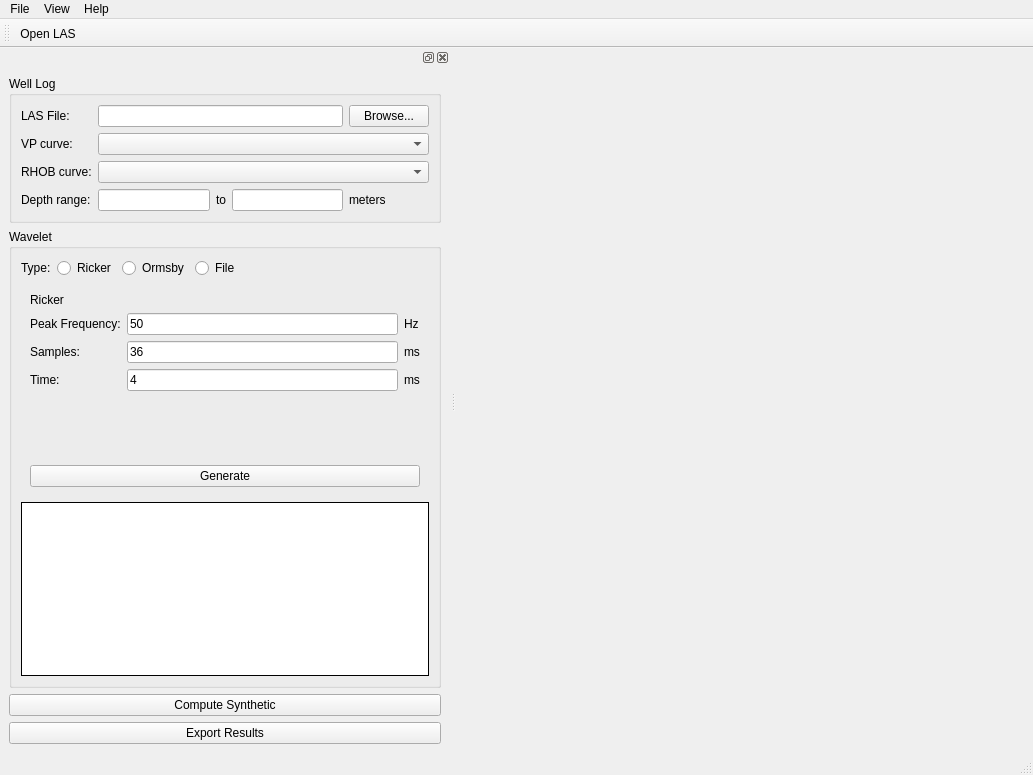
<?xml version="1.0" encoding="UTF-8"?>
<ui version="4.0">
 <class>MainWindow</class>
 <widget class="QMainWindow" name="MainWindow">
  <property name="geometry">
   <rect>
    <x>0</x>
    <y>0</y>
    <width>1033</width>
    <height>775</height>
   </rect>
  </property>
  <property name="windowTitle">
   <string>MainWindow</string>
  </property>
  <property name="windowIcon">
   <iconset resource="../resources/main.qrc">
    <normaloff>:/icons/icons/logo.png</normaloff>:/icons/icons/logo.png</iconset>
  </property>
  <widget class="QWidget" name="centralwidget">
   <layout class="QGridLayout" name="gridLayout_4">
    <item row="0" column="0">
     <layout class="QGridLayout" name="gridLayout_3">
      <item row="0" column="0">
       <widget class="QWidget" name="mwDisplayWidget" native="true"/>
      </item>
     </layout>
    </item>
   </layout>
  </widget>
  <widget class="QMenuBar" name="menubar">
   <property name="geometry">
    <rect>
     <x>0</x>
     <y>0</y>
     <width>1033</width>
     <height>21</height>
    </rect>
   </property>
   <widget class="QMenu" name="menuFile">
    <property name="title">
     <string>File</string>
    </property>
    <widget class="QMenu" name="menuExport_Figure">
     <property name="title">
      <string>Export Figure...</string>
     </property>
     <addaction name="actionPNG"/>
     <addaction name="actionPDF"/>
    </widget>
    <widget class="QMenu" name="menuExport_Synthetic">
     <property name="title">
      <string>Export Synthetic...</string>
     </property>
     <addaction name="actionCSV"/>
    </widget>
    <addaction name="actionOpen_LAS"/>
    <addaction name="actionOpen_Wavelet"/>
    <addaction name="actionRecent_Files"/>
    <addaction name="separator"/>
    <addaction name="menuExport_Synthetic"/>
    <addaction name="menuExport_Figure"/>
    <addaction name="separator"/>
    <addaction name="actionExit"/>
   </widget>
   <widget class="QMenu" name="menuView">
    <property name="title">
     <string>View</string>
    </property>
    <addaction name="actionShow_Hide_Controls_Panel"/>
   </widget>
   <widget class="QMenu" name="menuHelp">
    <property name="title">
     <string>Help</string>
    </property>
    <addaction name="actionAbout_Synth"/>
   </widget>
   <addaction name="menuFile"/>
   <addaction name="menuView"/>
   <addaction name="menuHelp"/>
  </widget>
  <widget class="QStatusBar" name="statusbar"/>
  <widget class="QDockWidget" name="dockWidget">
   <property name="minimumSize">
    <size>
     <width>428</width>
     <height>495</height>
    </size>
   </property>
   <property name="maximumSize">
    <size>
     <width>450</width>
     <height>524287</height>
    </size>
   </property>
   <attribute name="dockWidgetArea">
    <number>1</number>
   </attribute>
   <widget class="QWidget" name="dockWidgetContents">
    <layout class="QGridLayout" name="gridLayout_2">
     <item row="0" column="0">
      <layout class="QGridLayout" name="gridLayout">
       <item row="0" column="0">
        <widget class="QGroupBox" name="groupBox">
         <property name="title">
          <string>Well Log</string>
         </property>
         <layout class="QGridLayout" name="gridLayout_6">
          <item row="0" column="0">
           <layout class="QGridLayout" name="gridLayout_5">
            <item row="3" column="3">
             <widget class="QLineEdit" name="mwDepthBottomInput"/>
            </item>
            <item row="3" column="2">
             <widget class="QLabel" name="label_5">
              <property name="text">
               <string>to</string>
              </property>
             </widget>
            </item>
            <item row="3" column="0">
             <widget class="QLabel" name="label_4">
              <property name="text">
               <string>Depth range:</string>
              </property>
             </widget>
            </item>
            <item row="3" column="1">
             <widget class="QLineEdit" name="mwDepthTopInput"/>
            </item>
            <item row="1" column="0">
             <widget class="QLabel" name="label_2">
              <property name="text">
               <string>VP curve:</string>
              </property>
             </widget>
            </item>
            <item row="2" column="0">
             <widget class="QLabel" name="label_3">
              <property name="text">
               <string>RHOB curve:</string>
              </property>
             </widget>
            </item>
            <item row="0" column="0">
             <widget class="QLabel" name="label">
              <property name="text">
               <string>LAS File:</string>
              </property>
             </widget>
            </item>
            <item row="3" column="4">
             <widget class="QLabel" name="label_6">
              <property name="text">
               <string>meters</string>
              </property>
             </widget>
            </item>
            <item row="2" column="1" colspan="4">
             <widget class="QComboBox" name="mwRhobCurveCombobox"/>
            </item>
            <item row="1" column="1" colspan="4">
             <widget class="QComboBox" name="mwVpCurveCombobox"/>
            </item>
            <item row="0" column="4">
             <widget class="QPushButton" name="mwBrowseButton">
              <property name="text">
               <string>Browse...</string>
              </property>
             </widget>
            </item>
            <item row="0" column="1" colspan="3">
             <widget class="QLineEdit" name="mwLasFileInput"/>
            </item>
           </layout>
          </item>
         </layout>
        </widget>
       </item>
       <item row="1" column="0">
        <widget class="QGroupBox" name="groupBox_2">
         <property name="title">
          <string>Wavelet</string>
         </property>
         <layout class="QGridLayout" name="gridLayout_8">
          <item row="0" column="0">
           <layout class="QGridLayout" name="gridLayout_7">
            <item row="1" column="0">
             <widget class="QStackedWidget" name="mwWaveletTypeStackedWidget">
              <property name="sizePolicy">
               <sizepolicy hsizetype="Preferred" vsizetype="Expanding">
                <horstretch>0</horstretch>
                <verstretch>0</verstretch>
               </sizepolicy>
              </property>
              <property name="currentIndex">
               <number>0</number>
              </property>
              <widget class="QWidget" name="page">
               <layout class="QGridLayout" name="gridLayout_11">
                <item row="0" column="0">
                 <layout class="QGridLayout" name="gridLayout_10">
                  <item row="4" column="0" colspan="3">
                   <spacer name="verticalSpacer">
                    <property name="orientation">
                     <enum>Qt::Vertical</enum>
                    </property>
                    <property name="sizeHint" stdset="0">
                     <size>
                      <width>20</width>
                      <height>40</height>
                     </size>
                    </property>
                   </spacer>
                  </item>
                  <item row="1" column="0">
                   <widget class="QLabel" name="label_9">
                    <property name="text">
                     <string>Peak Frequency:</string>
                    </property>
                   </widget>
                  </item>
                  <item row="0" column="0" colspan="3">
                   <widget class="QLabel" name="label_7">
                    <property name="sizePolicy">
                     <sizepolicy hsizetype="Preferred" vsizetype="Fixed">
                      <horstretch>0</horstretch>
                      <verstretch>0</verstretch>
                     </sizepolicy>
                    </property>
                    <property name="text">
                     <string>Ricker</string>
                    </property>
                   </widget>
                  </item>
                  <item row="1" column="1">
                   <widget class="QLineEdit" name="mwRickerPeakFreqInput">
                    <property name="text">
                     <string>50</string>
                    </property>
                   </widget>
                  </item>
                  <item row="3" column="1">
                   <widget class="QLineEdit" name="mwRickerTimeInput">
                    <property name="text">
                     <string>4</string>
                    </property>
                   </widget>
                  </item>
                  <item row="2" column="0">
                   <widget class="QLabel" name="label_10">
                    <property name="text">
                     <string>Samples:</string>
                    </property>
                   </widget>
                  </item>
                  <item row="3" column="0">
                   <widget class="QLabel" name="label_11">
                    <property name="text">
                     <string>Time:</string>
                    </property>
                   </widget>
                  </item>
                  <item row="2" column="2">
                   <widget class="QLabel" name="label_13">
                    <property name="text">
                     <string>ms</string>
                    </property>
                   </widget>
                  </item>
                  <item row="3" column="2">
                   <widget class="QLabel" name="label_12">
                    <property name="text">
                     <string>ms</string>
                    </property>
                   </widget>
                  </item>
                  <item row="2" column="1">
                   <widget class="QLineEdit" name="mwRickerSamplesInput">
                    <property name="text">
                     <string>36</string>
                    </property>
                   </widget>
                  </item>
                  <item row="1" column="2">
                   <widget class="QLabel" name="label_14">
                    <property name="text">
                     <string>Hz</string>
                    </property>
                   </widget>
                  </item>
                  <item row="5" column="0" colspan="3">
                   <widget class="QPushButton" name="mwRickerGenerateButton">
                    <property name="text">
                     <string>Generate</string>
                    </property>
                   </widget>
                  </item>
                 </layout>
                </item>
               </layout>
              </widget>
              <widget class="QWidget" name="page_2">
               <layout class="QGridLayout" name="gridLayout_13">
                <item row="0" column="0">
                 <layout class="QGridLayout" name="gridLayout_12">
                  <item row="2" column="5">
                   <widget class="QLineEdit" name="mwOrmsbyLowCutoffFreqInput">
                    <property name="text">
                     <string>5</string>
                    </property>
                   </widget>
                  </item>
                  <item row="2" column="4">
                   <widget class="QLabel" name="label_18">
                    <property name="text">
                     <string>Low Cutoff Freq.</string>
                    </property>
                   </widget>
                  </item>
                  <item row="1" column="0">
                   <widget class="QLabel" name="label_15">
                    <property name="text">
                     <string>High Freq.</string>
                    </property>
                   </widget>
                  </item>
                  <item row="1" column="5">
                   <widget class="QLineEdit" name="mwOrmsbyHighCutoffFreqInput">
                    <property name="text">
                     <string>45</string>
                    </property>
                   </widget>
                  </item>
                  <item row="1" column="4">
                   <widget class="QLabel" name="label_16">
                    <property name="text">
                     <string>High Cutoff Freq.</string>
                    </property>
                   </widget>
                  </item>
                  <item row="1" column="1">
                   <widget class="QLineEdit" name="mwOrmsbyHighFreqInput">
                    <property name="text">
                     <string>40</string>
                    </property>
                   </widget>
                  </item>
                  <item row="2" column="0">
                   <widget class="QLabel" name="label_17">
                    <property name="text">
                     <string>Low Freq.</string>
                    </property>
                   </widget>
                  </item>
                  <item row="2" column="1">
                   <widget class="QLineEdit" name="mwOrmsbyLowFreqInput">
                    <property name="text">
                     <string>10</string>
                    </property>
                   </widget>
                  </item>
                  <item row="2" column="2">
                   <widget class="QLabel" name="label_22">
                    <property name="text">
                     <string>Hz</string>
                    </property>
                   </widget>
                  </item>
                  <item row="2" column="6">
                   <widget class="QLabel" name="label_24">
                    <property name="text">
                     <string>Hz</string>
                    </property>
                   </widget>
                  </item>
                  <item row="1" column="6">
                   <widget class="QLabel" name="label_25">
                    <property name="text">
                     <string>Hz</string>
                    </property>
                   </widget>
                  </item>
                  <item row="1" column="2">
                   <widget class="QLabel" name="label_23">
                    <property name="text">
                     <string>Hz</string>
                    </property>
                   </widget>
                  </item>
                  <item row="3" column="0" colspan="7">
                   <layout class="QGridLayout" name="gridLayout_14">
                    <item row="0" column="1">
                     <widget class="QLineEdit" name="mwOrmsbySamplesInput">
                      <property name="text">
                       <string>36</string>
                      </property>
                     </widget>
                    </item>
                    <item row="2" column="0" colspan="2">
                     <spacer name="verticalSpacer_2">
                      <property name="orientation">
                       <enum>Qt::Vertical</enum>
                      </property>
                      <property name="sizeHint" stdset="0">
                       <size>
                        <width>20</width>
                        <height>40</height>
                       </size>
                      </property>
                     </spacer>
                    </item>
                    <item row="1" column="0">
                     <widget class="QLabel" name="label_20">
                      <property name="text">
                       <string>Time:</string>
                      </property>
                     </widget>
                    </item>
                    <item row="1" column="1">
                     <widget class="QLineEdit" name="mwOrmsbyTimeInput">
                      <property name="text">
                       <string>4</string>
                      </property>
                     </widget>
                    </item>
                    <item row="0" column="0">
                     <widget class="QLabel" name="label_19">
                      <property name="text">
                       <string>Samples:</string>
                      </property>
                     </widget>
                    </item>
                    <item row="3" column="0" colspan="2">
                     <widget class="QPushButton" name="mwGenerateOrmsbyButton">
                      <property name="text">
                       <string>Generate</string>
                      </property>
                     </widget>
                    </item>
                   </layout>
                  </item>
                  <item row="1" column="3" rowspan="2">
                   <widget class="Line" name="line">
                    <property name="orientation">
                     <enum>Qt::Vertical</enum>
                    </property>
                   </widget>
                  </item>
                  <item row="0" column="0" colspan="7">
                   <widget class="QLabel" name="label_21">
                    <property name="text">
                     <string>Ormsby</string>
                    </property>
                   </widget>
                  </item>
                 </layout>
                </item>
               </layout>
              </widget>
              <widget class="QWidget" name="page_3">
               <layout class="QGridLayout" name="gridLayout_16">
                <item row="0" column="0">
                 <layout class="QGridLayout" name="gridLayout_15">
                  <item row="0" column="0">
                   <widget class="QLabel" name="label_26">
                    <property name="text">
                     <string>Path:</string>
                    </property>
                   </widget>
                  </item>
                  <item row="0" column="1">
                   <widget class="QLineEdit" name="mwWaveletFilePathInput"/>
                  </item>
                  <item row="1" column="0">
                   <widget class="QLabel" name="label_27">
                    <property name="text">
                     <string>Skiprows</string>
                    </property>
                   </widget>
                  </item>
                  <item row="3" column="0" colspan="3">
                   <spacer name="verticalSpacer_3">
                    <property name="orientation">
                     <enum>Qt::Vertical</enum>
                    </property>
                    <property name="sizeHint" stdset="0">
                     <size>
                      <width>20</width>
                      <height>40</height>
                     </size>
                    </property>
                   </spacer>
                  </item>
                  <item row="0" column="2">
                   <widget class="QPushButton" name="mwWaveletFilePathBrowseButton">
                    <property name="text">
                     <string>Browse...</string>
                    </property>
                   </widget>
                  </item>
                  <item row="1" column="1" colspan="2">
                   <widget class="QLineEdit" name="mwWaveletFileSkiprowsInput"/>
                  </item>
                  <item row="2" column="0">
                   <widget class="QLabel" name="label_28">
                    <property name="text">
                     <string>Delimiter</string>
                    </property>
                   </widget>
                  </item>
                  <item row="4" column="0" colspan="3">
                   <widget class="QPushButton" name="mwFileReadButton">
                    <property name="text">
                     <string>Read</string>
                    </property>
                   </widget>
                  </item>
                  <item row="2" column="1" colspan="2">
                   <widget class="QComboBox" name="mwWaveletFileDelimiterCombobox">
                    <item>
                     <property name="text">
                      <string>space</string>
                     </property>
                    </item>
                    <item>
                     <property name="text">
                      <string>tab</string>
                     </property>
                    </item>
                    <item>
                     <property name="text">
                      <string>comma</string>
                     </property>
                    </item>
                    <item>
                     <property name="text">
                      <string>semicolon</string>
                     </property>
                    </item>
                   </widget>
                  </item>
                 </layout>
                </item>
               </layout>
              </widget>
             </widget>
            </item>
            <item row="0" column="0">
             <layout class="QGridLayout" name="gridLayout_9">
              <item row="0" column="0">
               <widget class="QLabel" name="label_8">
                <property name="text">
                 <string>Type:</string>
                </property>
               </widget>
              </item>
              <item row="0" column="3">
               <widget class="QRadioButton" name="mwFileTypeRadioButton">
                <property name="text">
                 <string>File</string>
                </property>
                <attribute name="buttonGroup">
                 <string notr="true">mwWaveletTypeRadioGroup</string>
                </attribute>
               </widget>
              </item>
              <item row="0" column="2">
               <widget class="QRadioButton" name="mwOrmsbyTypeRadioButton">
                <property name="text">
                 <string>Ormsby</string>
                </property>
                <attribute name="buttonGroup">
                 <string notr="true">mwWaveletTypeRadioGroup</string>
                </attribute>
               </widget>
              </item>
              <item row="0" column="1">
               <widget class="QRadioButton" name="mwRickerTypeRadioButton">
                <property name="text">
                 <string>Ricker</string>
                </property>
                <attribute name="buttonGroup">
                 <string notr="true">mwWaveletTypeRadioGroup</string>
                </attribute>
               </widget>
              </item>
              <item row="0" column="4">
               <spacer name="horizontalSpacer">
                <property name="orientation">
                 <enum>Qt::Horizontal</enum>
                </property>
                <property name="sizeHint" stdset="0">
                 <size>
                  <width>40</width>
                  <height>20</height>
                 </size>
                </property>
               </spacer>
              </item>
             </layout>
            </item>
            <item row="2" column="0">
             <widget class="QWidget" name="mwWaveletPreviewWidget" native="true">
              <property name="sizePolicy">
               <sizepolicy hsizetype="Preferred" vsizetype="Expanding">
                <horstretch>0</horstretch>
                <verstretch>0</verstretch>
               </sizepolicy>
              </property>
              <property name="styleSheet">
               <string notr="true">border: 1px solid #000; background-color: white</string>
              </property>
             </widget>
            </item>
           </layout>
          </item>
         </layout>
        </widget>
       </item>
       <item row="2" column="0">
        <widget class="QPushButton" name="mwComputeButton">
         <property name="text">
          <string>Compute Synthetic</string>
         </property>
        </widget>
       </item>
       <item row="3" column="0">
        <widget class="QPushButton" name="mwExportResultsButton">
         <property name="text">
          <string>Export Results</string>
         </property>
        </widget>
       </item>
      </layout>
     </item>
    </layout>
   </widget>
  </widget>
  <widget class="QToolBar" name="toolBar">
   <property name="windowTitle">
    <string>toolBar</string>
   </property>
   <attribute name="toolBarArea">
    <enum>TopToolBarArea</enum>
   </attribute>
   <attribute name="toolBarBreak">
    <bool>false</bool>
   </attribute>
   <addaction name="actionOpen_LAS"/>
  </widget>
  <action name="actionOpen_LAS">
   <property name="text">
    <string>Open LAS...</string>
   </property>
  </action>
  <action name="actionOpen_Wavelet">
   <property name="text">
    <string>Open Wavelet...</string>
   </property>
  </action>
  <action name="actionRecent_Files">
   <property name="text">
    <string>Recent Files</string>
   </property>
  </action>
  <action name="actionPNG">
   <property name="text">
    <string>PNG</string>
   </property>
  </action>
  <action name="actionPDF">
   <property name="text">
    <string>PDF</string>
   </property>
  </action>
  <action name="actionCSV">
   <property name="text">
    <string>CSV</string>
   </property>
  </action>
  <action name="actionExit">
   <property name="text">
    <string>Exit</string>
   </property>
  </action>
  <action name="actionShow_Hide_Controls_Panel">
   <property name="text">
    <string>Show/Hide Controls Panel</string>
   </property>
  </action>
  <action name="actionAbout_Synth">
   <property name="text">
    <string>About Synth</string>
   </property>
  </action>
 </widget>
 <resources>
  <include location="../resources/main.qrc"/>
 </resources>
 <connections/>
 <buttongroups>
  <buttongroup name="mwWaveletTypeRadioGroup"/>
 </buttongroups>
</ui>
